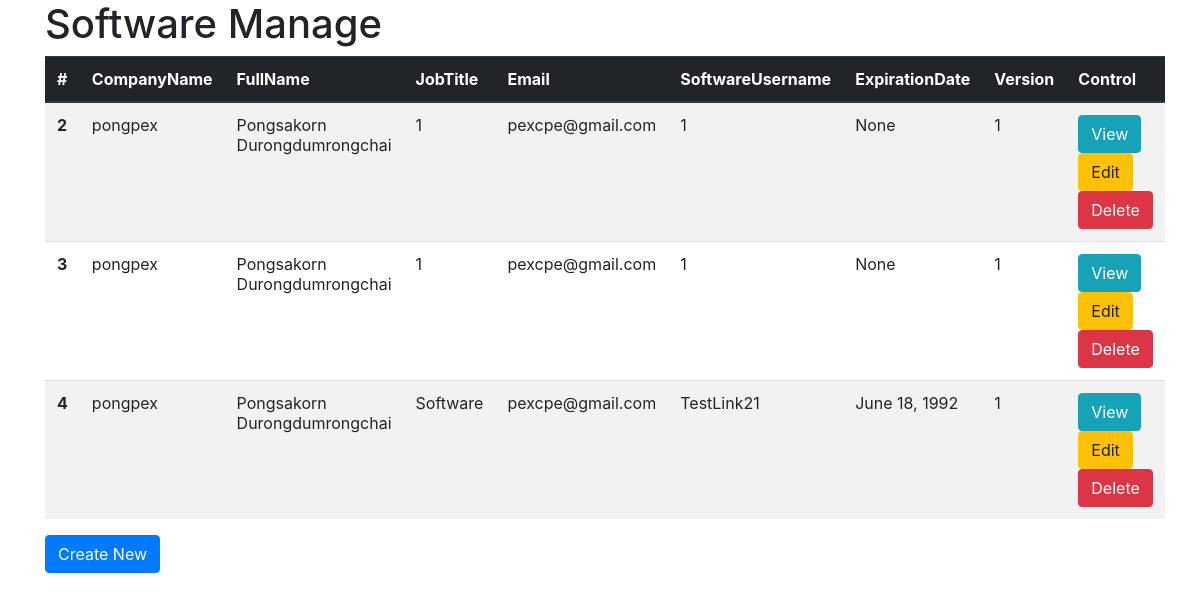
Page /software/ on the committed database.
### software/models.py (models this page shows, shortened)
class Software(models.Model):
    company_name = models.CharField(max_length=100)
    full_name = models.CharField(max_length=100)
    job_title = models.CharField(max_length=100)
    email = models.EmailField()
    software_username = models.CharField(max_length=100)
    expiration_date = models.DateField()
    version = models.CharField(max_length=50)

### software/views.py (the view)
# urls.py: path('', views.SoftwareList.as_view(), name='software_list'),
class SoftwareList(ListView):
    model = Software

### software/templates/software/software_list.html (shortened to what this page needs)
{% load static %}
<html>
    <head>
        <link rel="stylesheet" href="{% static 'software/bootstrap-4.1.3/css/bootstrap.min.css' %}" >
    </head>
    <div class="container">
        <h1>Software Manage</h1>
        <table class="table table-striped">
            <thead class="thead-dark">
                <tr>
                    <th>#</th><th>CompanyName</th><th>FullName</th><th>JobTitle</th><th>Email</th><th>SoftwareUsername</th><th>ExpirationDate</th><th>Version</th><th>Control</th>
                </tr>
            </thead>
            <tbody >
                {% for software in object_list %}
                <tr>
                    <th>{{ software.id }}</th>
                    <td>{{ software.company_name }}</td>
                    <td>{{ software.full_name }}</td>
                    <td>{{ software.job_title }}</td>
                    <td>{{ software.email }}</td>
                    <td>{{ software.software_username }}</td>
                    <td>{{ software.expiration_date}}</td>
                    <td>{{ software.version }}</td>
                    <td>
                        <a class="btn btn-info" href="{% url 'software_view' software.id %}">View</a>
                        <a class="btn btn-warning" href="{% url 'software_edit' software.id %}">Edit</a>
                        <a class="btn btn-danger" href="{% url 'software_delete' software.id %}">Delete</a>
                    </td>
                </tr>
                {% endfor %}
            </tbody>
        </table>
        <p><a class="btn btn-primary" href="{% url 'software_new' %}">Create New</a></p>
    </div>
</html>

### rows in the picture
Software: id "2", company_name "pongpex", full_name "Pongsakorn Durongdumrongchai", job_title "1", email "pexcpe@gmail.com", software_username "1", expiration_date "None", version "1"
Software: id "3", company_name "pongpex", full_name "Pongsakorn Durongdumrongchai", job_title "1", email "pexcpe@gmail.com", software_username "1", expiration_date "None", version "1"
Software: id "4", company_name "pongpex", full_name "Pongsakorn Durongdumrongchai", job_title "Software", email "pexcpe@gmail.com", software_username "TestLink21", expiration_date "June 18, 1992", version "1"
